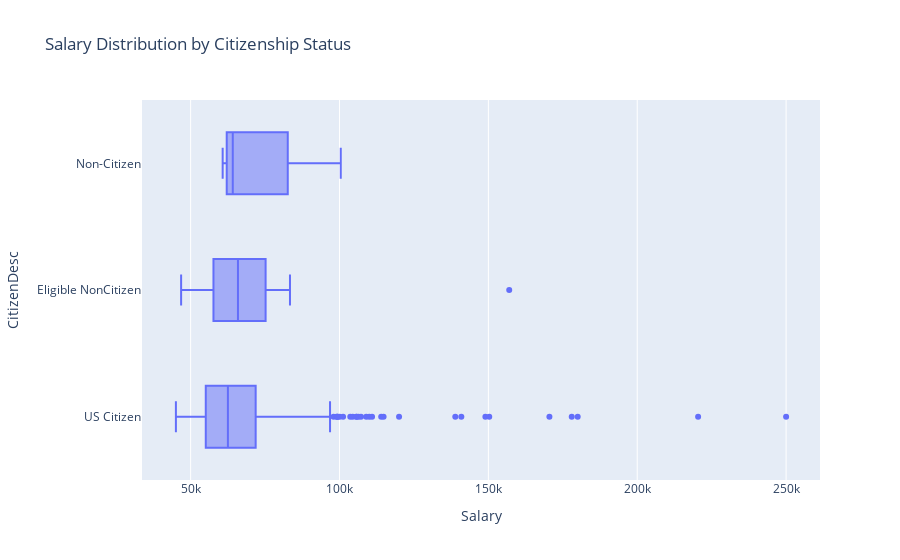

The code cell stored with this chart in its notebook:
### Markdown cell above
---

### 🎯 Example 3: Salary distribution by citizenship status

▶️ Draw horizontal box plots of `Salary` by `CitizenDesc`.

### Code cell
fig = px.box(
    df_hr,
    x="Salary",
    y="CitizenDesc",
    title="Salary Distribution by Citizenship Status",
)
fig.show()

### Figure 1 — Plotly figure (JSON) as saved in the notebook; plotly's stock layout.template omitted (floating-point values rounded to 4 significant figures; data arrays with more than 128 entries replaced by an {"elided": "..."} marker saying what was removed)
{"data": [{"alignmentgroup": "True", "hovertemplate": "Salary=%{x}<br>CitizenDesc=%{y}<extra></extra>", "legendgroup": "", "marker": {"color": "#636efa"}, "name": "", "notched": false, "offsetgroup": "", "orientation": "h", "showlegend": false, "type": "box", "x": {"elided": "311 int values"}, "x0": " ", "xaxis": "x", "y": {"elided": "311 str values"}, "y0": " ", "yaxis": "y"}], "layout": {"boxmode": "group", "legend": {"tracegroupgap": 0}, "title": {"text": "Salary Distribution by Citizenship Status"}, "xaxis": {"anchor": "y", "domain": [0, 1], "title": {"text": "Salary"}}, "yaxis": {"anchor": "x", "domain": [0, 1], "title": {"text": "CitizenDesc"}}}}
